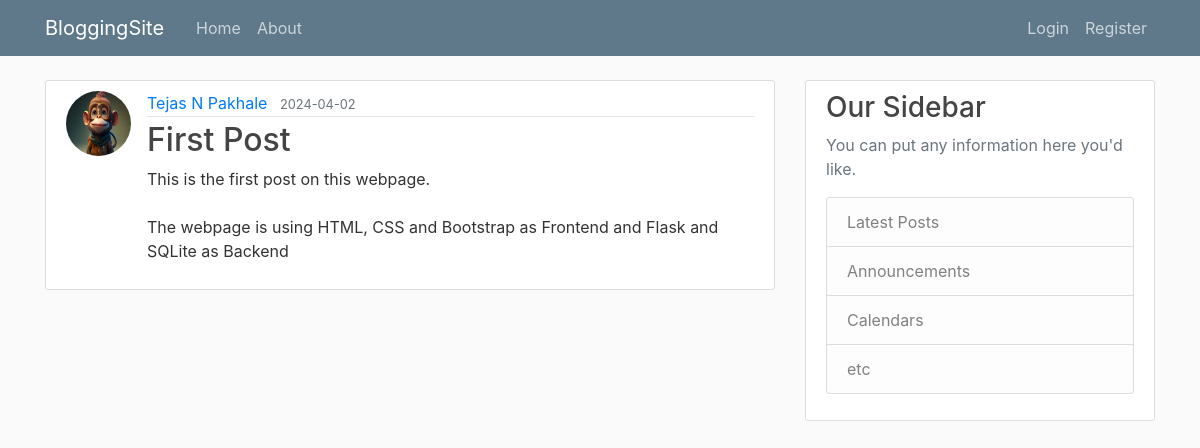
/post/1, run on an earlier commit of the app's database.
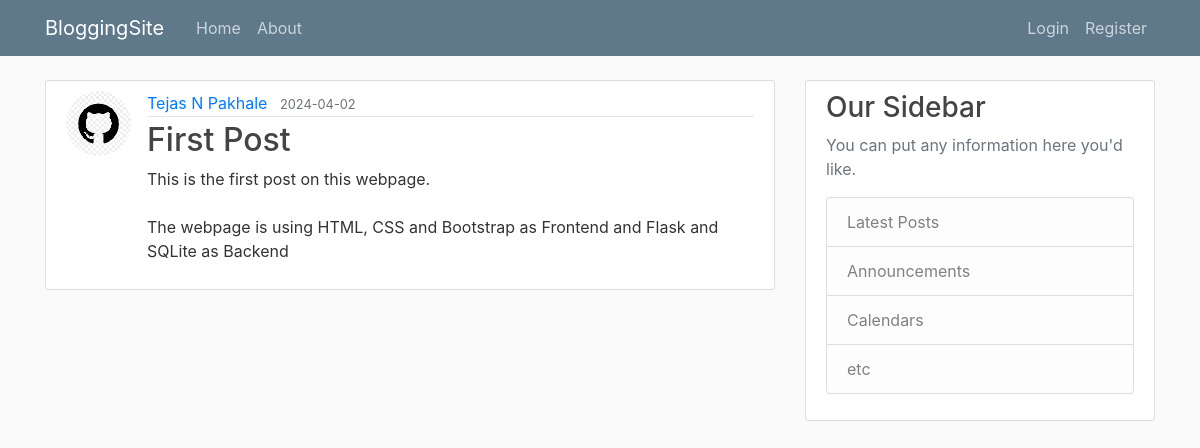
And on a later commit of the database.
### flaskblog/models.py (models this page shows, shortened)
class User(db.Model, UserMixin):
    id = db.Column(db.Integer, primary_key=True)
    username = db.Column(db.String(20), unique=True, nullable=False)
    email = db.Column(db.String(120), unique=True, nullable=False)
    image_file = db.Column(db.String(20), nullable=False, default='default.jpg')
    password = db.Column(db.String(60), nullable=False)
    posts = db.relationship('Post', backref='author', lazy=True)
    '''def get_reset_token(self, expires_sec=1800):
        s = Serializer(app.config['SECRET_KEY'], expires_sec)
        return s.dumps({'user_id': self.id}).decode('utf-8')'''
    '''@staticmethod
    def verify_reset_token(token):
        s = Serializer(app.config['SECRET_KEY'])
        try:
            user_id = s.loads(token)['user_id']
        except:
            return None
        return User.query.get(user_id)'''

### flaskblog/routes.py (the view)
@app.route("/post/<int:post_id>")
def post(post_id):
    post = Post.query.get_or_404(post_id)
    return render_template('post.html', title=post.title, post=post)

### flaskblog/templates/post.html (shortened to what this page needs)
{% extends "layout.html" %}
{% block content %}
    <article class="media content-section">
        <img class="rounded-circle article-img" src="{{ url_for('static', filename='profile_pics/' + post.author.image_file) }}">
      <div class="media-body">
        <div class="article-metadata">
          <a class="mr-2" href="{{ url_for('user_posts', username=post.author.username) }}">{{ post.author.username }}</a>
          <small class="text-muted">{{ post.date_posted.strftime('%Y-%m-%d') }}</small>
        </div>
        <h2 class="article-title">{{ post.title }}</h2>
        <p class="article-content">{{ post.content }}</p>
      </div>
    </article>
    {% endblock content %}

What changed in the data, as far as the page shows it:
changed User "Tejas N Pakhale": image_file: a different picture
